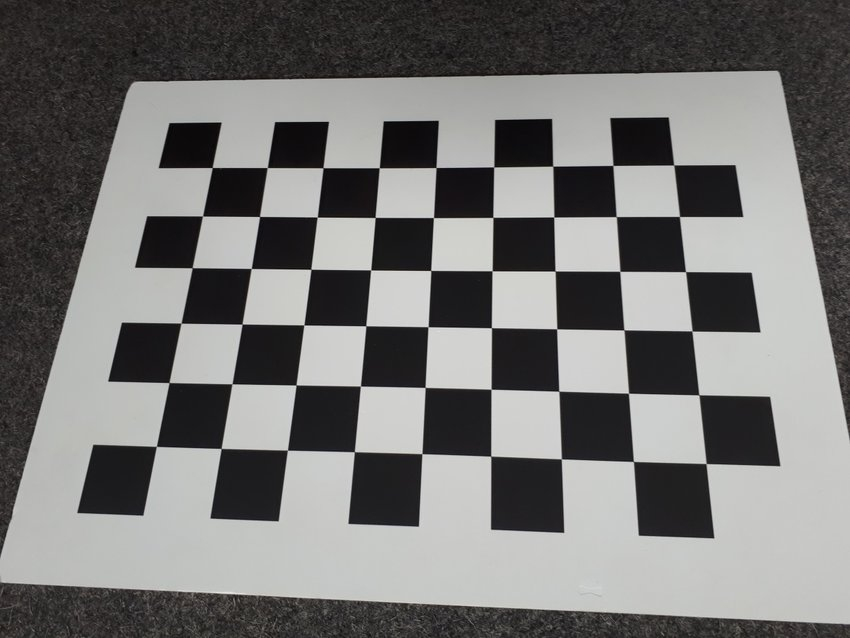
#> input picture data/harriscorner.png, 850 x 638 px
$ python law.py
#> lines starting #> are read from the running program, lines starting #| are printed output that depends on the picture
import numpy as np
from PIL import Image, ImageDraw
import math

def padding(R):

    X=[]
    for _ in range(len(R)):
        for _ in range(len(R[0])):
            Y=[0]
        X.append(Y)
    first_row=np.append(X,R,axis=1)
    last_row=np.append(first_row,X,axis=1)

    X=[]
    for _ in range(len(last_row[0])):
        X.append(0)
    first_col=np.append([X],last_row,axis=0)
    last_col=np.append(first_col,[X],axis=0)

    return last_col

def filter():
    h=np.array([[1,0,-1],
                [2,0,-2],
                [1,0,-1]])

    v=np.array([[1,2,1],
                [0,0,0],
                [-1,-2,-1]])

    return h,v


def convolution(R):
    pa_R=padding(R)
    R=pa_R
    h,v=filter()
    convol_h=[]
    convol_v=[]
    for i in range(len(R)-2):
        convol_v_1=[]
        convol_h_1=[]
        for j in range(len(R[0])-2):
            convol_h_1.append(np.sum(R[i:i+3:,j:j+3:]*h))
            convol_v_1.append(np.sum(R[i:i+3:,j:j+3:]*v))
        convol_h.append(convol_h_1)
        convol_v.append(convol_v_1)
    convol_h=np.array(convol_h)
    convol_v=np.array(convol_v)

    return convol_v,convol_h

def Gussian_filter():
    h=np.array([1,2,1])/4

    v=np.array([1,2,1]).T/4
    return h,v

def Gaussian_blur(R):
    pa_R=padding(R)
    R=pa_R
    h,v=Gussian_filter()
    row=[]
    for i in range(len(R)-2):
        cols=[]
        for j in range(len(R[0])-2):
            col=R[i:i+3:,j:j+3:]@h@v
            cols.append(col)
        row.append(cols)
    row=np.array(row)
    return row

def Rs_make(image,R):

    corner_number = 0
    real_corner = 0
    corner_coordinate = []
    real_corner_coordinate = []

    pixel=np.array(image)
    a,b=convolution(R)
    x=Gaussian_blur(a)
    y=Gaussian_blur(b)

    dx=x*x
    dxy=x*y
    dy=y*y

    dx2=Gaussian_blur(dx)
    dxy2=Gaussian_blur(dxy)
    dy2=Gaussian_blur(dy)

##M's no need to calculate. it is garbage . so if you want to delete this, you can remove
    M=np.array([[dx2,dxy2],[dxy2,dy2]])

    detM=dx2*dy2-dxy2**2
    trM=(dx2+dy2)**2

    Rs=detM-0.06*trM    ## you can change the number among 0.04~0.06.
    for i in range(len(Rs)):
        for j in range(len(Rs[0])):
## sometimes image pixel has 4 dimension. so i use "if" and "else"
            if len(pixel[0][0])==4:
                if Rs[i][j]>5.1*10**7:  ## 5.1*10**7 is threshold. if you want to change , you can change threshold
                    # pixel[i][j]=[255,0,0,255] ## corner points are red
                    corner_coordinate.append([i, j])
                    corner_number += 1
            elif len(pixel[0][0])==3:
                if Rs[i][j]>5.1*10**8:  ## 5.1*10**7 is threshold. if you want to change , you can change threshold
                    # pixel[i][j]=[255,0,0] ## corner points are red
                    corner_coordinate.append([i, j])
                    corner_number += 1

    boundary = 20

    for start in corner_coordinate :
        for end in corner_coordinate[:] :
            if (abs(end[0] - start[0]) < boundary and abs(end[1] - start[1]) < boundary and start != end) :
                corner_coordinate.remove(end)

    return pixel, real_corner, corner_coordinate


if __name__ == '__main__' :
    image=Image.open('./data/harriscorner.png')
#> image is the input picture: PIL image 850x638 RGB; mean R, G, B 116.9, 116.4, 115.3
    image_pixel=np.array(image)
    R=[]
    for i in range(len(image_pixel)):
        R2=[]
        for j in range(len(image_pixel[0])):
                R2.append(image_pixel[i][j][0])
        R.append(R2)
#> after the loop, R = 638 items
    R=np.array(R)

    result_image, result_corner, result_coordinate = Rs_make(image,R)
#> after the loop in padding, `for _ in range(len(R)):`: X = 638 items, first 6: [0], [0], [0], [0], [0], [0]
#> after the loop in padding, `for _ in range(len(last_row[0])):`: X = 852 values from 0 to 0
#> in padding, `first_col=np.append([X],last_row,axis=0)`:
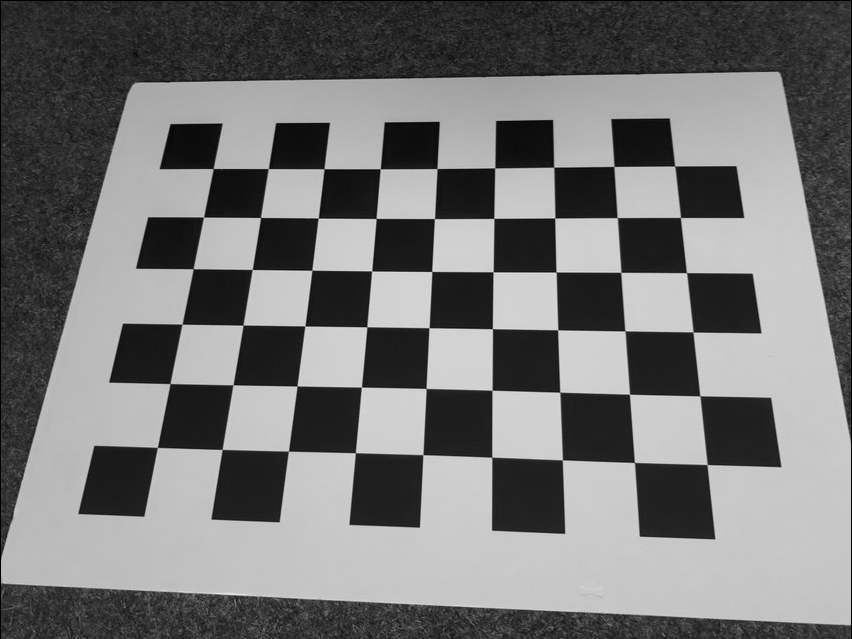
#> first_col: shape (639, 852) int64; min 0, max 238, mean 116.5
#> after the loop in convolution, `for i in range(len(R)-2):`: convol_h = 638 items
#> in convolution, `convol_v=np.array(convol_v)`:
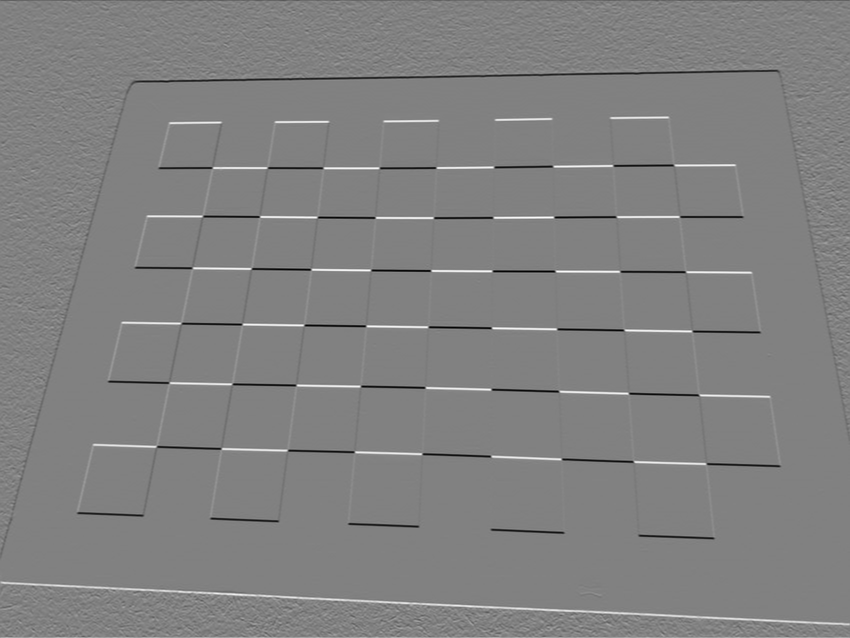
#> convol_v: shape (638, 850) int64; min -824, max 801, mean -0.1; drawn with min black and max white
#> in Gussian_filter, `h=np.array([1,2,1])/4`: h = [0.25, 0.5, 0.25]
#> after the loop in Gaussian_blur, `for i in range(len(R)-2):`: row = 638 items
#> in Rs_make, `dy=y*y`:
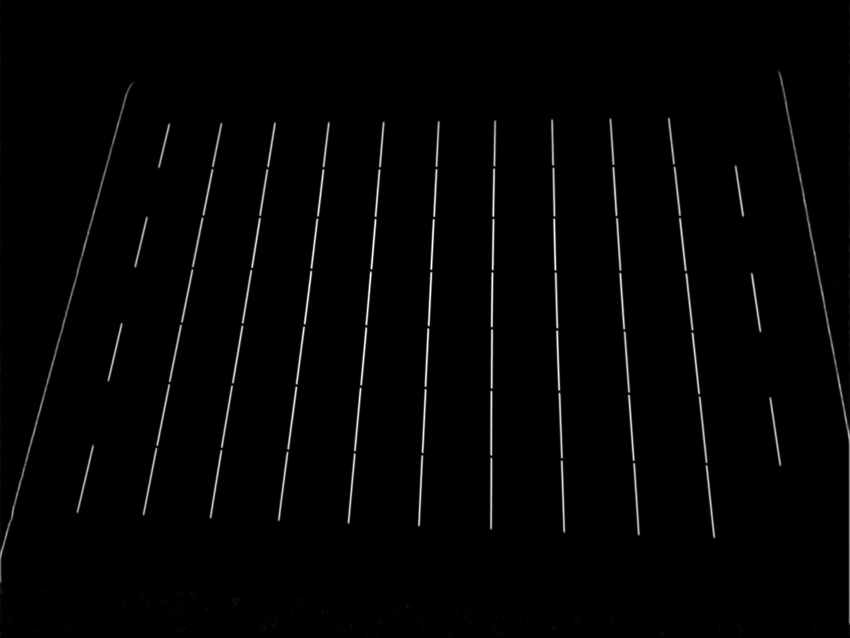
#> dy: shape (638, 850) float64; min 0, max 320568.3, mean 4459.1; drawn with min black and max white
#> in Gaussian_blur (call 3), `row=np.array(row)`:
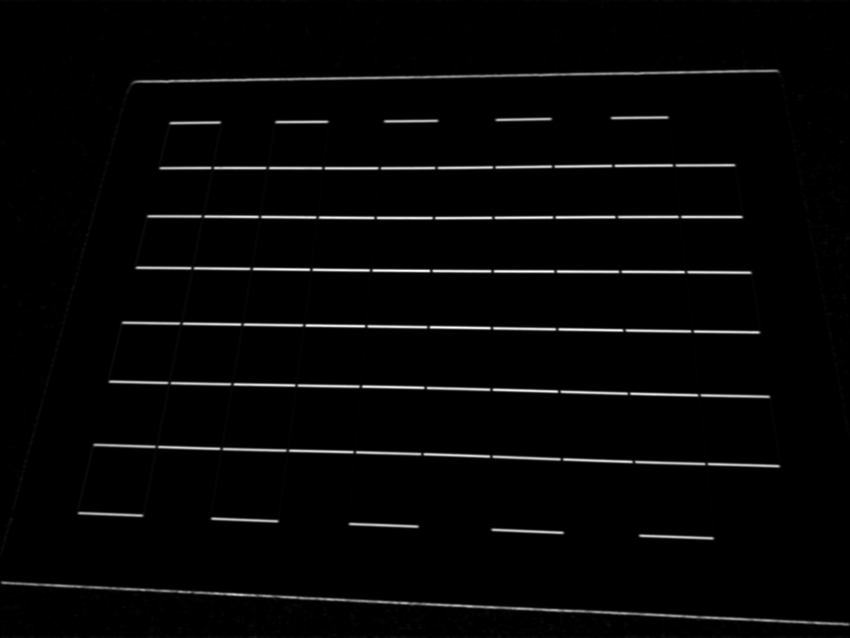
#> row: shape (638, 850) float64; min 0, max 233776.2, mean 5335.7; drawn with min black and max white
#> in Rs_make, `trM=(dx2+dy2)**2`:
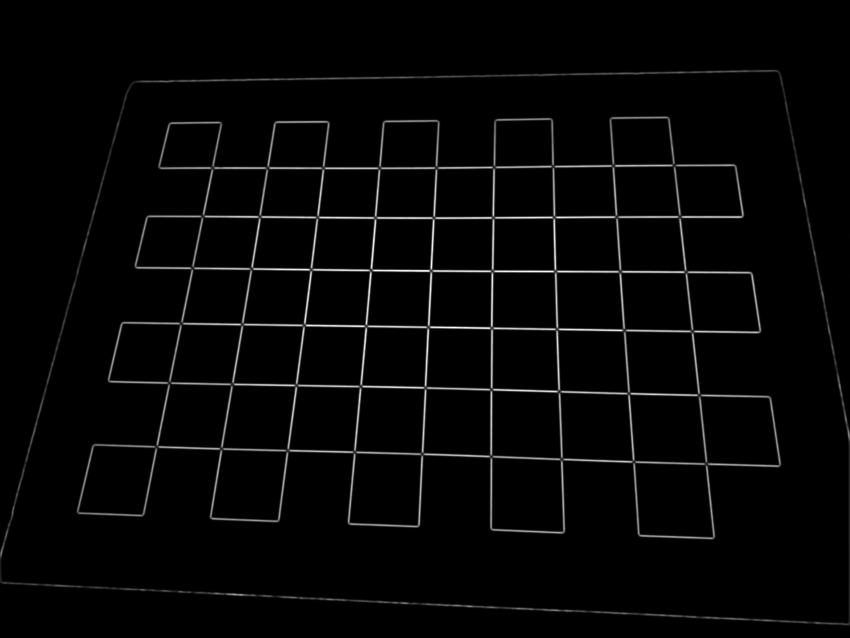
#> trM: shape (638, 850) float64; min 0, max 5.47e+10, mean 1.26e+09; drawn with min black and max white
#> in Rs_make, `Rs=detM-0.06*trM`:
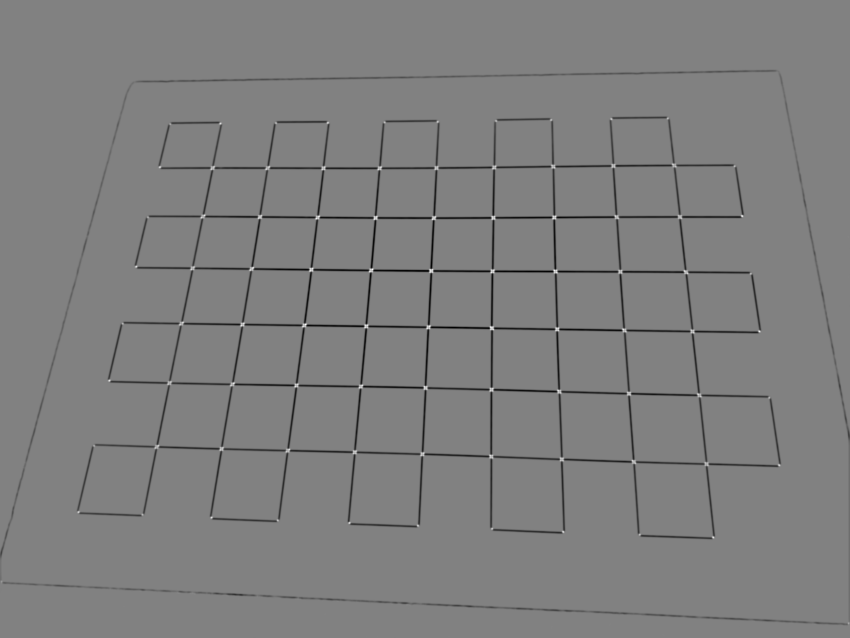
#> Rs: shape (638, 850) float64; min -3.28e+09, max 3.18e+09, mean -69974366.2; drawn with min black and max white
#> after the loop in Rs_make, `for i in range(len(Rs)):`: corner_coordinate = 916 pairs, first value 118 to 623, second value 1 to 848; corner_number = 916
#> the loop in Rs_make, `for start in corner_coordinate :` made 88 passes
#> start on passes 1 to 12: [118, 610], [118, 667], [119, 550], [120, 495], [121, 384], [121, 437], [122, 220], [122, 275], [122, 327], [124, 170], [163, 672], [164, 551]
#> after the loop in Rs_make, `for start in corner_coordinate :`: corner_coordinate = 88 pairs, first value 118 to 622, second value 1 to 848
#> result_corner = 0; result_coordinate has the same summary as corner_coordinate in Rs_make

    im=Image.fromarray(result_image)
    draw = ImageDraw.Draw(im)
    for coor in result_coordinate :
        draw.ellipse((coor[1] - 5, coor[0] - 5,
                    coor[1] + 5, coor[0] + 5),
                    outline='red')
#> this loop made 88 passes

    im.show()
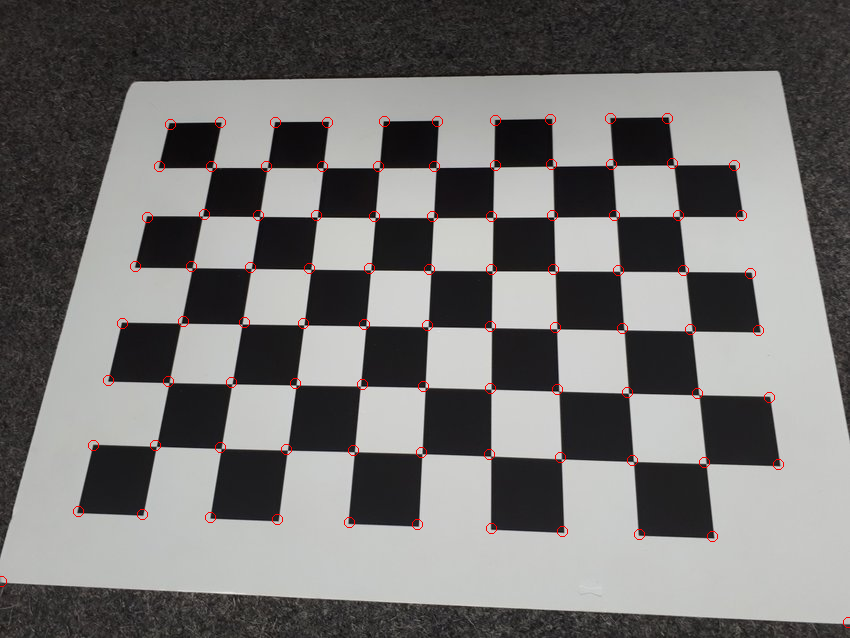
#> shown: PIL image 850x638 RGB; mean R, G, B 117.5, 115.8, 114.7
    im.save('save.png')

    print(len(result_coordinate))
#| 88
    print('hello world')
